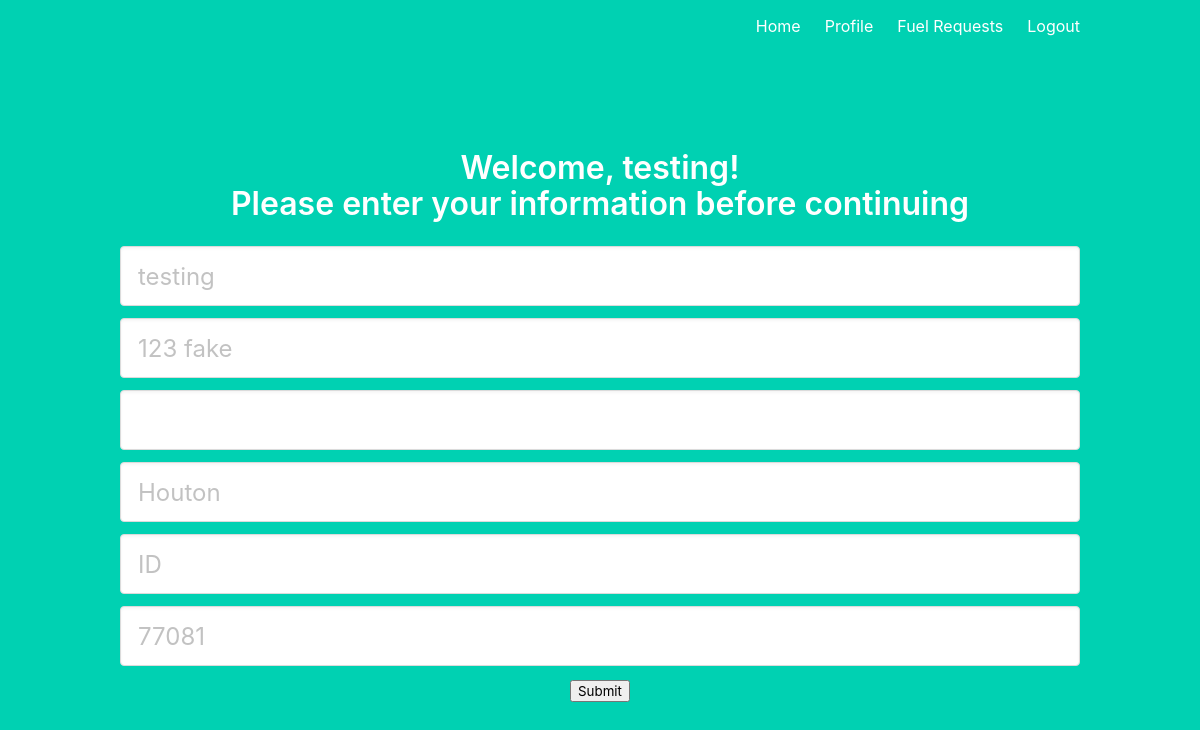
The app's page /profile (signed in), older data.
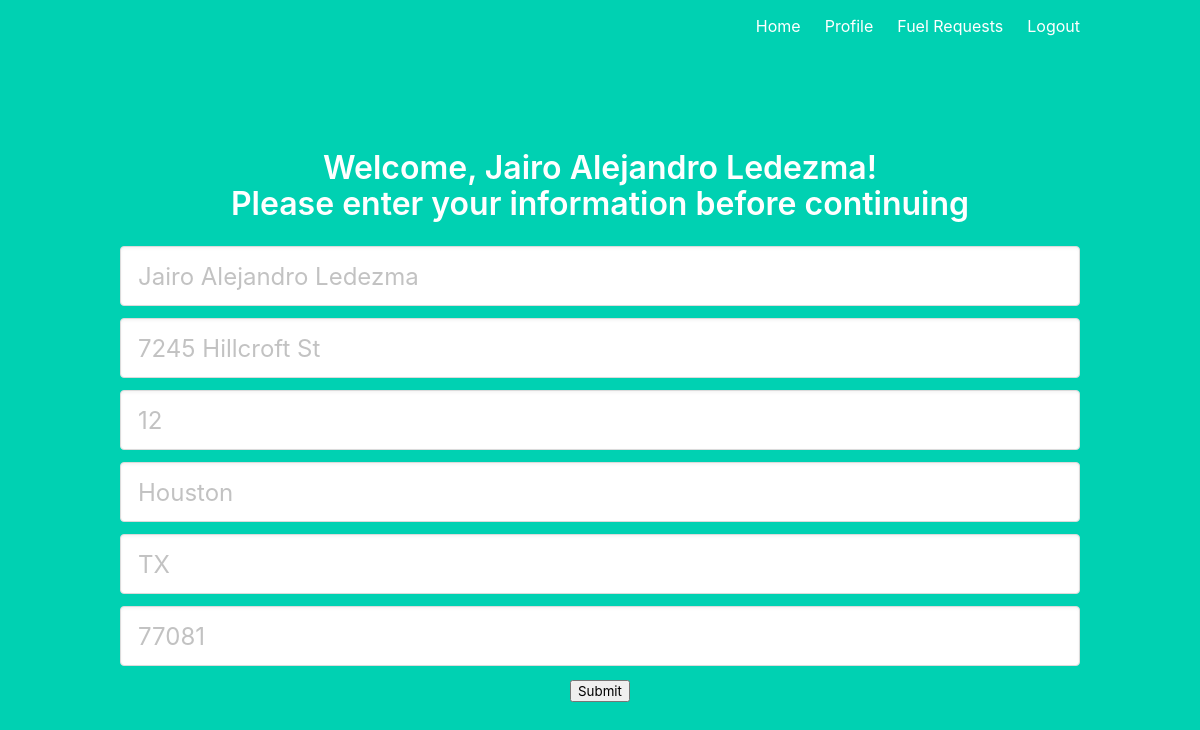
The same page, newer data.
### models.py (models this page shows)
class User(UserMixin, db.Model):
    id = db.Column(db.Integer, primary_key=True) # primary keys are required by SQLAlchemy
    username = db.Column(db.String(100))
    password = db.Column(db.String(100))
    name = db.Column(db.String(1000))
    Address_1=db.Column(db.String(1000))
    Address_2 = db.Column(db.String(1000))
    City= db.Column(db.String(1000))
    State=db.Column(db.String(2))
    Zip = db.Column(db.String(9))

### main.py (the view)
@main.route('/profile')
@login_required
def profile():
    message="Please enter your information before continuing"
    return render_template('profile.html', name=current_user.name, Address_1=current_user.Address_1,
                           Address_2=current_user.Address_2,City=current_user.City,State=current_user.State,
                           Zip=current_user.Zip,message=message)

### __init__.py (called while the page is built)
def create_app():
    app = Flask(__name__)
    app.config['SECRET_KEY'] = '9OLWxND4o83j4K4iuopO'
    app.config['SQLALCHEMY_DATABASE_URI'] = 'sqlite:///db.sqlite'
    db.init_app(app)
    login_manager = LoginManager()
    login_manager.login_view = 'auth.login'
    login_manager.init_app(app)
    from .models import User
    @login_manager.user_loader
    def load_user(user_id):
        return User.query.get(int(user_id))
    from .auth import auth as auth_blueprint
    app.register_blueprint(auth_blueprint)
    from .main import main as main_blueprint
    app.register_blueprint(main_blueprint)
    return app

### templates/profile.html (shortened to what this page needs)
{% extends "base.html" %}
{% block content %}
<h1 class="title">
  Welcome, {{ name }}!<br>
	{{message}}
</h1>
<section>
<form method="POST" action="/profile">
            <div class="field">
                <div class="control">
                    <input class="input is-large" type="name" name="name" placeholder= "{{name}}" autofocus="">
                </div>
            </div>
			{% if Address_1 is none %}
        		<div class="field">
             	   <div class="control">
                	    <input class="input is-large" type="text" name="Address1" placeholder="Address 1">
               	 </div>
				</div>
    		{% else %}
        		<div class="field">
             	   <div class="control">
                	    <input class="input is-large" type="text" name="Address1" placeholder="{{Address_1}}">
               	 </div>
				</div>
			{% endif %}
			{% if Address_2 is none %}
        		<div class="field">
                <div class="control">
                    <input class="input is-large" type="text" name="Address2" placeholder="Address 2 (optional)">
                </div>
            </div>
    		{% else %}
        		<div class="field">
                <div class="control">
                    <input class="input is-large" type="text" name="Address2" placeholder="{{Address_2}}">
                </div>
            </div>
			{% endif %}
			{% if City is none %}
        	<div class="field">
                <div class="control">
                    <input class="input is-large" type="text" name="city" placeholder="City">
                </div>
            </div>
    		{% else %}
        	<div class="field">
                <div class="control">
                    <input class="input is-large" type="text" name="city" placeholder="{{City}}">
                </div>
            </div>
			{% endif %}
			{% if State is none %}
        	<div class="field">
                <div class="control">
                    <input list="State" class="input is-large" type="text" name="State" placeholder="State">
                      <datalist id="State">
  <option value="AL">AL</option>
	<option value="AK">AK</option>
	<option value="AZ">AZ</option>
	<option value="AR">AR</option>
	<option value="CA">CA</option>
	<option value="CO">CO</option>
	<option value="CT">CT</option>
	<option value="DE">DE</option>
	<option value="DC">DC</option>
	<option value="FL">FL</option>
	<option value="GA">GA</option>
	<option value="HI">HI</option>
	<option value="ID">ID</option>
	<option value="IL">IL</option>
	<option value="IN">IN</option>
	<option value="IA">IA</option>
	<option value="KS">KS</option>
	<option value="KY">KY</option>
	<option value="LA">LA</option>
	<option value="ME">ME</option>
	<option value="MD">MD</option>
	<option value="MA">MA</option>
	<option value="MI">MI</option>
	<option value="MN">MN</option>
	<option value="MS">MS</option>
	<option value="MO">MO</option>
	<option value="MT">MT</option>
	<option value="NE">NE</option>
	<option value="NV">NV</option>
	<option value="NH">NH</option>
	<option value="NJ">NJ</option>
	<option value="NM">NM</option>
	<option value="NY">NY</option>
	<option value="NC">NC</option>
	<option value="ND">ND</option>
	<option value="OH">OH</option>
	<option value="OK">OK</option>
	<option value="OR">OR</option>
	<option value="PA">PA</option>
	<option value="RI">RI</option>
	<option value="SC">SC</option>
	<option value="SD">SD</option>
	<option value="TN">TN</option>
	<option value="TX">TX</option>
	<option value="UT">UT</option>
	<option value="VT">VT</option>
	<option value="VA">VA</option>
	<option value="WA">WA</option>
	<option value="WV">WV</option>
	<option value="WI">WI</option>
	<option value="WY">WY</option>
                    </datalist>
					</div>
            </div>
    		{% else %}
        	<div class="field">
                <div class="control">
                    <input list="State" class="input is-large" type="text" name="State" placeholder="{{State}}">
					</div>
            </div>
			{% endif %}
	{% if Zip is none %}
        	<div class="field">
                <div class="control">
                    <input class="input is-large" type="text" name="ZipCode" placeholder="Zipcode">
                </div>
	</div>
    		{% else %}
        	<div class="field">
                <div class="control">
                    <input class="input is-large" type="text" name="ZipCode" placeholder="{{Zip}}">
                </div>
	</div>
			{% endif %}
			<input type="submit" value="Submit">
            </form>
</section>
{% endblock %}

### templates/base.html (shortened to what this page needs)
<!DOCTYPE html>
<html>
<head>
    <link rel="stylesheet" href="https://cdnjs.cloudflare.com/ajax/libs/bulma/0.7.2/css/bulma.min.css" />
</head>
<body>
    <section class="hero is-primary is-fullheight">
        <div class="hero-head">
            <nav class="navbar">
                <div class="container">
                    <div id="navbarMenuHeroA" class="navbar-menu">
                        <div class="navbar-end">
                            <a href="{{ url_for('main.index') }}" class="navbar-item">
                                Home
                            </a>
                            {% if current_user.is_authenticated %}
                            <a href="{{ url_for('main.profile') }}" class="navbar-item">
                                Profile
                            </a>
							{% endif %}
							{% if current_user.is_authenticated %}
                            <a href="{{ url_for('main.fuelquote') }}" class="navbar-item">
                                Fuel Requests
                            </a>
                            {% endif %}
                            {% if current_user.is_authenticated %}
                            <a href="{{ url_for('auth.logout') }}" class="navbar-item">
                                Logout
                            </a>
                            {% endif %}
                        </div>
                    </div>
                </div>
            </nav>
        </div>
        <div class="hero-body">
            <div class="container has-text-centered">
               {% block content %}
               {% endblock %}
            </div>
        </div>
    </section>
</body>
</html>

Row changes from the older to the newer data that the page shows:
changed User: name "testing" → "Jairo Alejandro Ledezma"; Address1 "123 fake" → "7245 Hillcroft St"; Address2 (not shown) → "12"; city "Houton" → "Houston"; State "ID" → "TX"
